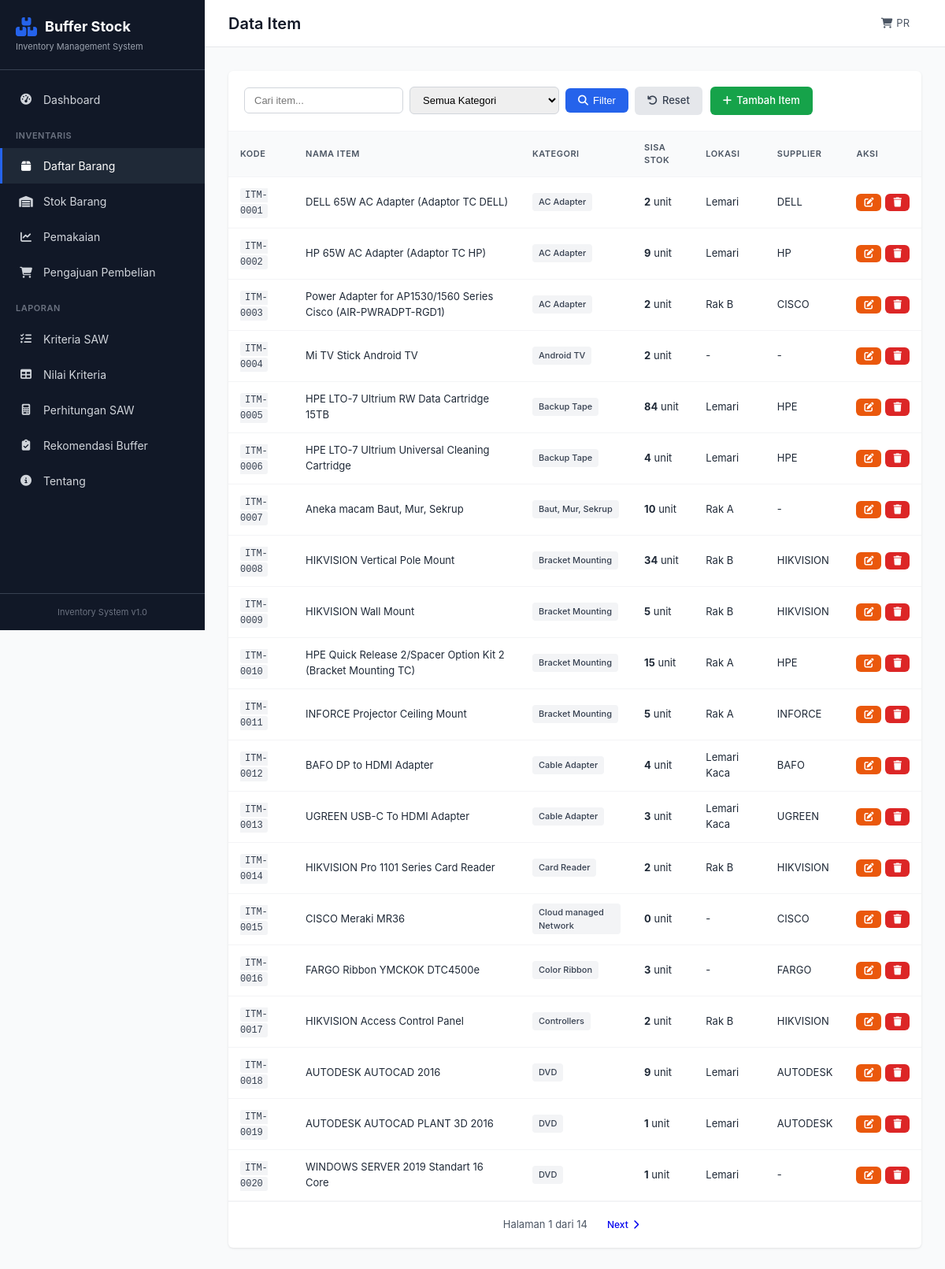
/items, run on an earlier commit of the app's database.
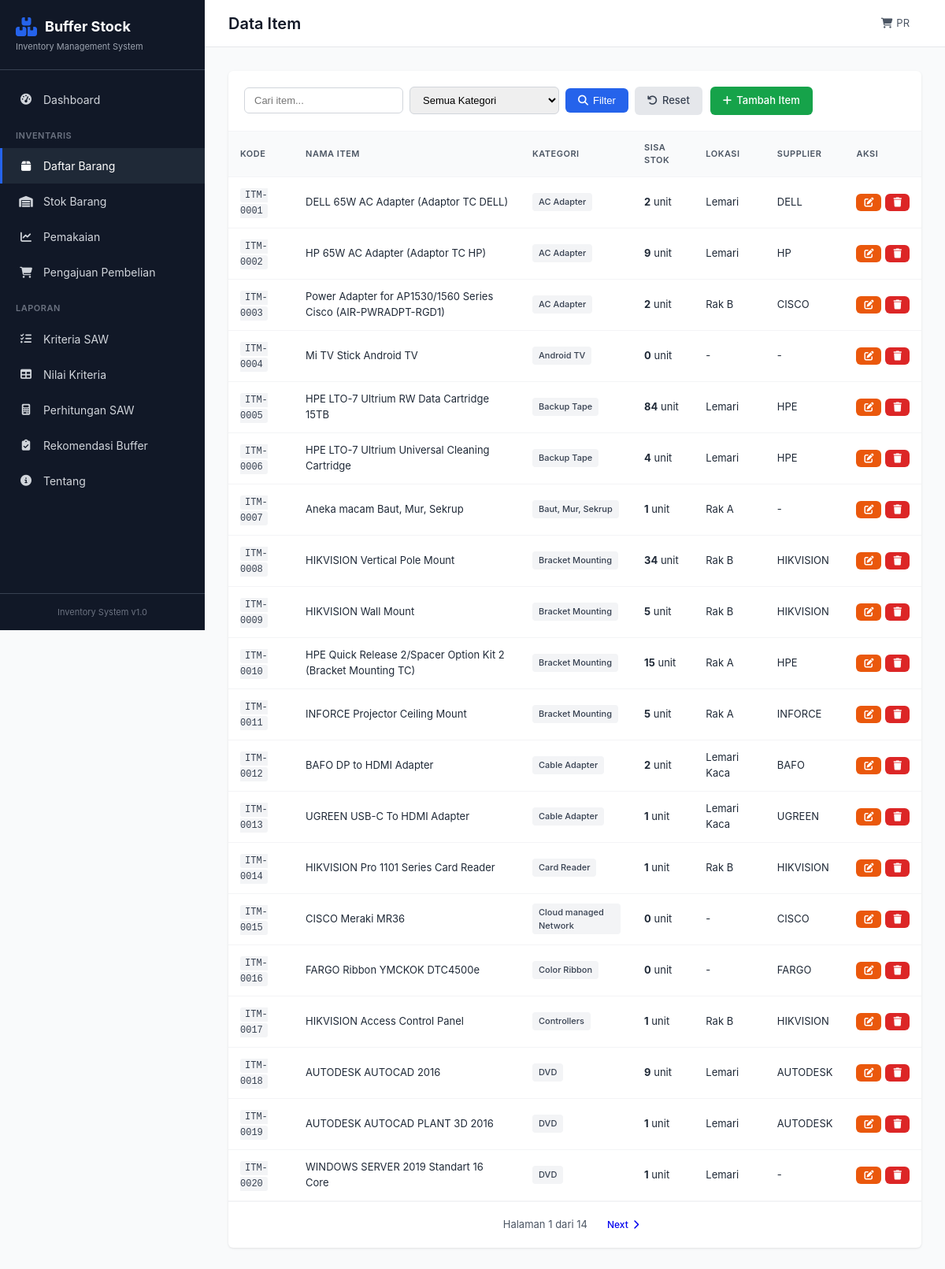
And on a later commit of the database.
### app/models.py (models this page shows, shortened)
class Stock(db.Model):
    __tablename__ = 'stocks'
    id = db.Column(db.Integer, primary_key=True)
    item_id = db.Column(db.Integer, db.ForeignKey('items.id'), nullable=False)
    quantity = db.Column(db.Float, default=0)
    safety_stock = db.Column(db.Float, default=0)
    reorder_point = db.Column(db.Float, default=0)
    last_updated = db.Column(db.DateTime, default=datetime.utcnow, onupdate=datetime.utcnow)
    item = db.relationship('Item', backref='stock_items', lazy=True)

### app/routes.py (the view)
@main_bp.route('/items')
def items():
    page = request.args.get('page', 1, type=int)
    per_page = 20
    query = Item.query
    kategori_filter = request.args.get('kategori')
    search = request.args.get('search')
    if kategori_filter:
        query = query.filter_by(kategori=kategori_filter)
    if search:
        query = query.filter(Item.nama_item.ilike(f'%{search}%'))
    items = query.options(joinedload(Item.stock_items)).order_by(Item.kode_item).paginate(
        page=page, per_page=per_page, error_out=False)
    categories = db.session.query(Item.kategori).distinct().all()
    categories = [c[0] for c in categories]
    return render_template('items/index.html', items=items, categories=categories)

### app/templates/items/index.html (shortened to what this page needs)
{% extends 'base.html' %}
{% block page_title %}Data Item{% endblock %}
{% block content %}
<div class="section">
    <div class="card">
        <div class="card-header">
            <div class="filter-section">
                <form method="GET" class="filter-form">
                    <input type="text" name="search" placeholder="Cari item..." value="{{ request.args.get('search', '') }}">
                    <select name="kategori">
                        <option value="">Semua Kategori</option>
                    </select>
                    <button type="submit" class="btn btn-primary">
                        <i class="fas fa-search"></i> Filter
                    </button>
                    <a href="{{ url_for('main.items') }}" class="btn btn-secondary">
                        <i class="fas fa-undo"></i> Reset
                    </a>
                </form>
                <a href="{{ url_for('main.create_item') }}" class="btn btn-success">
                    <i class="fas fa-plus"></i> Tambah Item
                </a>
            </div>
        </div>
        <div class="table-responsive">
            <table class="data-table">
                <thead>
                    <tr>
                        <th>Kode</th>
                        <th>Nama Item</th>
                        <th>Kategori</th>
                        <th>Sisa Stok</th>
                        <th>Lokasi</th>
                        <th>Supplier</th>
                        <th>Aksi</th>
                    </tr>
                </thead>
                <tbody>
                    {% for item in items.items %}
                    <tr>
                        <td><code>{{ item.kode_item }}</code></td>
                        <td>{{ item.nama_item }}</td>
                        <td><span class="badge">{{ item.kategori }}</span></td>
                        {% set stock = item.stock_items[0] if item.stock_items else none %}
                        <td>
                            {% if stock %}
                            <strong>{{ stock.quantity|int }}</strong> unit
                            {% else %}
                            <span class="text-muted">0 unit</span>
                            {% endif %}
                        </td>
                        <td>{{ item.lokasi_rak or '-' }}</td>
                        <td>{{ item.supplier or '-' }}</td>
                        <td>
                            <div class="action-buttons">
                                <a href="{{ url_for('main.edit_item', id=item.id) }}" class="btn btn-sm btn-warning" title="Edit">
                                    <i class="fas fa-edit"></i>
                                </a>
                                <form method="POST" action="{{ url_for('main.delete_item', id=item.id) }}" class="inline-form" onsubmit="return confirm('Yakin ingin menghapus item ini?')">
                                    <button type="submit" class="btn btn-sm btn-danger" title="Hapus">
                                        <i class="fas fa-trash"></i>
                                    </button>
                                </form>
                            </div>
                        </td>
                    </tr>
                    {% else %}
                    <tr>
                        <td colspan="7" class="text-center">Tidak ada data</td>
                    </tr>
                    {% endfor %}
                </tbody>
            </table>
        </div>
        {% if items.pages > 1 %}
        <div class="pagination">
            <span class="page-info">Halaman {{ items.page }} dari {{ items.pages }}</span>
            {% if items.has_next %}
            <a href="{{ url_for('main.items', page=items.next_num, search=request.args.get('search'), kategori=request.args.get('kategori')) }}" class="btn btn-sm">
                Next <i class="fas fa-chevron-right"></i>
            </a>
            {% endif %}
        </div>
        {% endif %}
    </div>
</div>
{% endblock %}

What changed in the data, as far as the page shows it:
changed Stock (number 4 of 20 on the later page): quantity "2" → "0"
changed Stock (number 7 of 20 on the later page): quantity "10" → "1"
changed Stock (number 12 of 20 on the later page): quantity "4" → "2"
changed Stock (number 13 of 20 on the later page): quantity "3" → "1"
changed Stock (number 14 of 20 on the later page): quantity "2" → "1"
changed Stock (number 16 of 20 on the later page): quantity "3" → "0"
changed Stock (number 17 of 20 on the later page): quantity "2" → "1"
